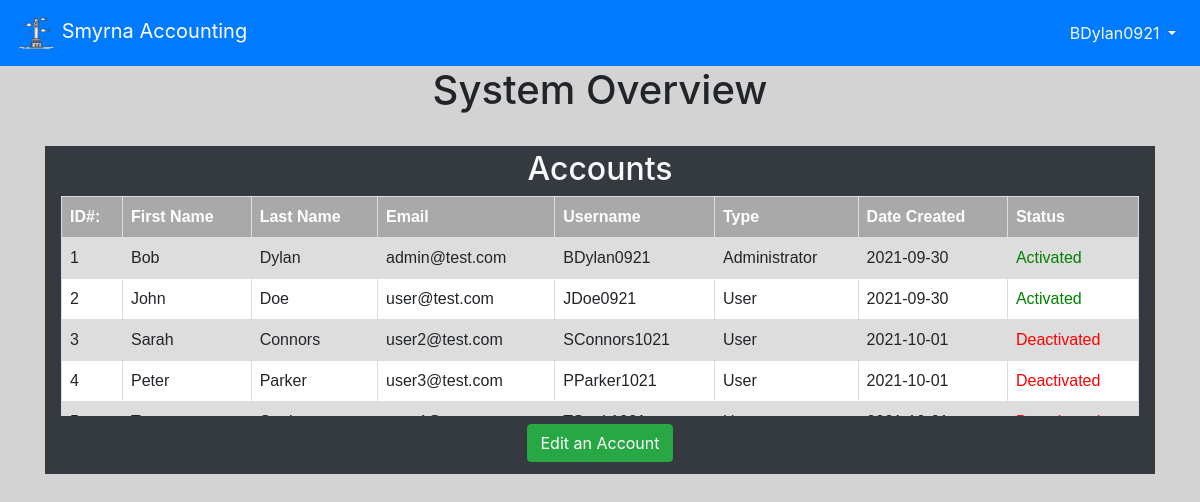
The app's page /adminPortal (signed in) with its own data.
### website/models.py (models this page shows, shortened)
class User(db.Model, UserMixin):
    id = db.Column(db.Integer, primary_key=True) #unique identifier
    email = db.Column(db.String(150), unique = True)
    password = db.Column(db.String(150))
    oldPassword = db.Column(db.String(150))
    firstName = db.Column(db.String(150))
    lastName = db.Column(db.String(150))
    userName = db.Column(db.String(150))
    hasAdmin = db.Column(db.Boolean, default = False)
    hasMan = db.Column(db.Boolean, default = False)
    status = db.Column(db.Boolean, default = False)
    creationDate = db.Column(db.Date())

### website/auth.py (the view)
@auth.route('/adminPortal', methods = ['GET', 'POST'])
@login_required
def adminPort():
    if request.method == 'POST':
        print('POST Request')
    if current_user.hasAdmin:
        return render_template('adminPortal.html',
            user = current_user, query = User.query.all(), selUser = current_user)
    else:
        flash('You do not have access to this page!', category='error')
        return redirect(url_for('views.home'))

### website/__init__.py (called while the page is built)
def create_app():
    app = Flask(__name__)
    app.config['SECRET_KEY'] = 'this is the secret key'
    app.config['SQLALCHEMY_DATABASE_URI'] = f'sqlite:///{DB_NAME}'
    db.init_app(app)
    app.config['MAIL_SERVER'] = 'smtp.gmail.com'
    app.config['MAIL_PORT'] = 465
    app.config['MAIL_USE_SSL'] = True
    app.config['MAIL_USERNAME'] = 'brandondunson15@gmail.com'
    app.config['MAIL_PASSWORD'] = 'Panopticon0987!@'
    mail.init_app(app)
    from .views import views
    from .auth import auth
    app.register_blueprint(views, url_prefix='/')
    app.register_blueprint(auth, url_prefix='/')
    from .models import User
    create_database(app)
    login_manager = LoginManager()
    login_manager.login_view = 'auth.login'
    login_manager.init_app(app)
    @login_manager.user_loader
    def load_user(id):
        return User.query.get(int(id))
    return app

### website/templates/adminPortal.html (shortened to what this page needs)
{% extends "base.html" %} {% block title %} Admin Portal {% endblock %} {%block
content%}
<h1 class="text-center">System Overview</h1>
<br />
<div class="container bg-dark px-3 py-1">
  <h2 class="text-center text-light">Accounts</h2>
  <div style="overflow: scroll; max-height: 220px">
    <table>
      <tr style="
          position: sticky;
          top: 0;
          background-color: darkgrey;
          color: white;
        ">
        <th>ID#:</th>
        <th>First Name</th>
        <th>Last Name</th>
        <th>Email</th>
        <th>Username</th>
        <th>Type</th>
        <th>Date Created</th>
        <th>Status</th>
      </tr>
      {% for user in query %}
      <tr>
        <td>{{user.id}}</td>
        <td>{{user.firstName}}</td>
        <td>{{user.lastName}}</td>
        <td>{{user.email}}</td>
        <td>{{user.userName}}</td>
        {% if user.hasAdmin%}
        <td>Administrator</td>
        {% elif user.hasMan %}
        <td>Manager</td>
        {% else %}
        <td>User</td>
        {% endif %}
        <td>{{user.creationDate}}</td>
        {% if user.status %}
        <td style="color: green">Activated</td>
        {% else %}
        <td style="color: red">Deactivated</td>
        {% endif %}
      </tr>
      {% endfor %}
    </table>
  </div>
  <div class="text-center pt-2 pb-2">
    <button type="button" class="btn btn-success" data-toggle="modal" data-target="#editModal">
      Edit an Account
    </button>
  </div>
</div>
</div>
{% endblock %}

### website/templates/base.html (shortened to what this page needs)
<!DOCTYPE html>
<html>
<head>
    <meat name="viewport" content="width=device-width, initial-scale=1" />
    <link rel="stylesheet" href="https://stackpath.bootstrapcdn.com/bootstrap/4.4.1/css/bootstrap.min.css"
 />
    <link rel="stylesheet" href="https://stackpath.bootstrapcdn.com/font-awesome/4.7.0/css/font-awesome.min.css"
 />
</head>
<body style="background-color: lightgrey">
    <nav class="navbar navbar-expand-lg navbar-dark bg-primary">
        <a class = "navbar-brand" href='/'>
            <img src="/static/logo.png" width="40" height="40" atl="">
            Smyrna Accounting
        </a>
        <div class = "collapse navbar-collapse" id="navbar">
            <ul class = "navbar-nav ml-auto">
                {% if user.is_authenticated %}
                <li class="nav-item dropdown">
                    <a class = "nav-link dropdown-toggle text-light" id = "navbarDropdownMenuLink" data-toggle = "dropdown" aria-haspopup="true" aria-expanded="false">
                        {{ user.userName }}
                    </a>
                </li>
                {% else %}
                <a class = "nav-item nav-link text-light" id = "login" href="/login">Login</a>
                {% endif %}
            </ul>
        </div>
    </nav>
    <div class= "container">
        {%block content%}
        {% endblock %}
</body>
</html>

### website/templates/adminPortal.html (style rules this page uses)
table { font-family: arial, sans-serif; border-collapse: collapse; width: 100%; }
td, th { border: 1px solid #dddddd; text-align: left; padding: 8px; }
tr:nth-child(even) { background-color: #dddddd; }
tr:nth-child(odd) { background-color: white; }

### records on screen
User: userName "BDylan0921", id "1", firstName "Bob", lastName "Dylan", email "admin@test.com", hasAdmin "Administrator", creationDate "2021-09-30", status "Activated"
User: id "2", firstName "John", lastName "Doe", email "user@test.com", userName "JDoe0921", hasAdmin "User", creationDate "2021-09-30", status "Activated"
User: id "3", firstName "Sarah", lastName "Connors", email "user2@test.com", userName "SConnors1021", hasAdmin "User", creationDate "2021-10-01", status "Deactivated"
User: id "4", firstName "Peter", lastName "Parker", email "user3@test.com", userName "PParker1021", hasAdmin "User", creationDate "2021-10-01", status "Deactivated"
